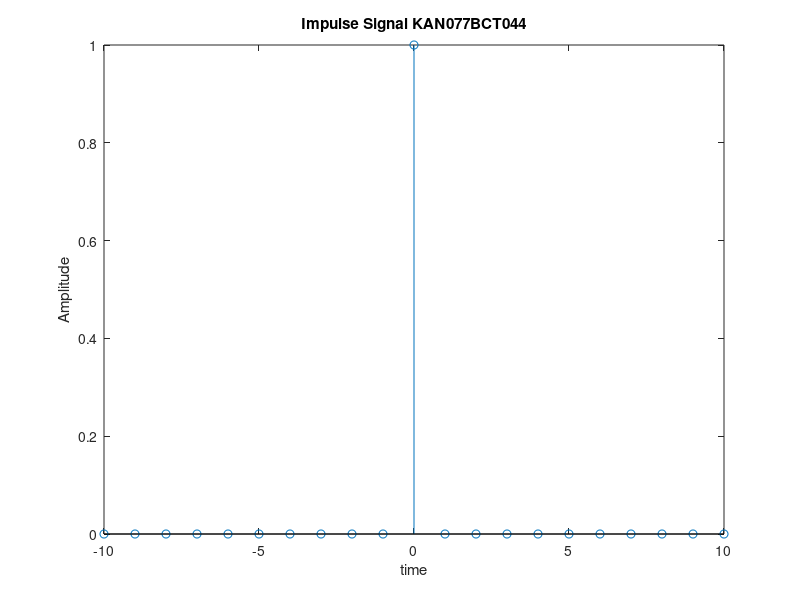

Write the MATLAB code that produced this figure.
n = -10:1:10;
y = zeros(size(n));
y(n==0)=1;
stem(n,y);
xlabel('time')
ylabel('Amplitude')
title('Impulse Signal KAN077BCT044')